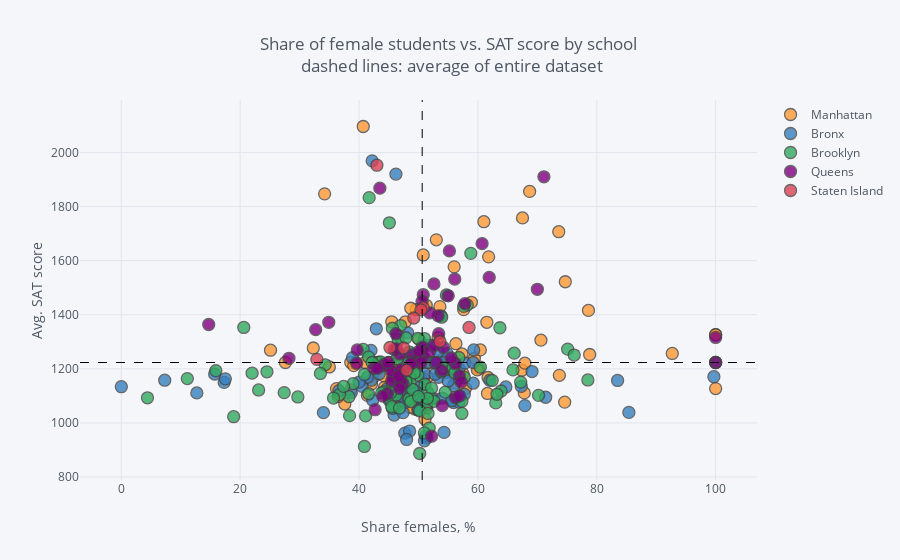

The code cell stored with this chart in its notebook:
### Markdown cell above
Schools exhibit higher SAT-scores when the share of females is higher, but the correlation is pretty weak (~ 0.1).<br>  It is generally necessary to plot only n-1 dummies of a categorical variable. In this case where gender has two possible values - thus female will always be symmetrical to male and the other way around.

### Code cell
with warnings.catch_warnings(): # to catch FutureWarning about np.module being used in pandas
    warnings.filterwarnings("ignore",category=FutureWarning)
    combined.iplot(
        x='female_per',
        y='sat_score',
        categories='boro',
        text="SCHOOL NAME",
        vline= {"x":combined["female_per"].mean(),
                "color":"#000000",
                "dash": "dash"
               },
        hline={"y":combined["sat_score"].mean(),
               "color":"#000000",
               "dash": "dash"
              },
        xTitle='Share females, %',
        yTitle='Avg. SAT score',
        title='Share of female students vs. SAT score by school <br> dashed lines: average of entire dataset'
    )
print("Recommendation: choose option to 'show closest data point on hover' in top right corner")

### Figure 1 — Plotly figure (JSON) as saved in the notebook; plotly's stock layout.template omitted (floating-point values rounded to 4 significant figures)
{"data": [{"marker": {"color": "rgba(255, 153, 51, 1.0)", "line": {"width": 1.3}, "opacity": 0.8, "size": 12, "symbol": "circle"}, "mode": "markers", "name": "Manhattan", "text": ["HENRY STREET SCHOOL FOR INTERNATIONAL STUDIES", "UNIVERSITY NEIGHBORHOOD HIGH SCHOOL", "EAST SIDE COMMUNITY SCHOOL", "MARTA VALLE HIGH SCHOOL", "NEW EXPLORATIONS INTO SCIENCE, TECHNOLOGY AND MATH HIGH SCHOOL", "BARD HIGH SCHOOL EARLY COLLEGE", "47 THE AMERICAN SIGN LANGUAGE AND ENGLISH SECONDARY SCHOOL", "FOOD AND FINANCE HIGH SCHOOL", "ESSEX STREET ACADEMY", "HIGH SCHOOL OF HOSPITALITY MANAGEMENT", "PACE HIGH SCHOOL", "URBAN ASSEMBLY SCHOOL OF DESIGN AND CONSTRUCTION, THE", "FACING HISTORY SCHOOL, THE", "URBAN ASSEMBLY ACADEMY OF GOVERNMENT AND LAW, THE", "LOWER MANHATTAN ARTS ACADEMY", "URBAN ASSEMBLY SCHOOL OF BUSINESS FOR YOUNG WOMEN, THE", "GRAMERCY ARTS HIGH SCHOOL", "NYC ISCHOOL", "MANHATTAN BUSINESS ACADEMY", "BUSINESS OF SPORTS SCHOOL", "THE HIGH SCHOOL FOR LANGUAGE AND DIPLOMACY", "HIGH SCHOOL FOR ENVIRONMENTAL STUDIES", "PROFESSIONAL PERFORMING ARTS HIGH SCHOOL", "BARUCH COLLEGE CAMPUS HIGH SCHOOL", "N.Y.C. LAB SCHOOL FOR COLLABORATIVE STUDIES", "N.Y.C. MUSEUM SCHOOL", "ELEANOR ROOSEVELT HIGH SCHOOL", "MILLENNIUM HIGH SCHOOL", "LANDMARK HIGH SCHOOL", "HIGH SCHOOL FOR HEALTH PROFESSIONS AND HUMAN SERVICES", "LEADERSHIP AND PUBLIC SERVICE HIGH SCHOOL", "MANHATTAN ACADEMY FOR ARTS & LANGUAGE", "HUDSON HIGH SCHOOL OF LEARNING TECHNOLOGIES", "INTERNATIONAL HIGH SCHOOL AT UNION SQUARE", "MANHATTAN VILLAGE ACADEMY", "VANGUARD HIGH SCHOOL", "MANHATTAN INTERNATIONAL HIGH SCHOOL", "STUYVESANT HIGH SCHOOL", "HIGH SCHOOL OF ECONOMICS AND FINANCE", "UNITY CENTER FOR URBAN TECHNOLOGIES", "TALENT UNLIMITED HIGH SCHOOL", "MURRY BERGTRAUM HIGH SCHOOL FOR BUSINESS CAREERS", "JACQUELINE KENNEDY ONASSIS HIGH SCHOOL", "REPERTORY COMPANY HIGH SCHOOL FOR THEATRE ARTS", "MANHATTAN BRIDGES HIGH SCHOOL", "NEW DESIGN HIGH SCHOOL", "HIGH SCHOOL FOR DUAL LANGUAGE AND ASIAN STUDIES", "THE URBAN ASSEMBLY NEW YORK HARBOR SCHOOL", "RICHARD R. GREEN HIGH SCHOOL OF TEACHING", "THE HIGH SCHOOL OF FASHION INDUSTRIES", "HUMANITIES PREPARATORY ACADEMY", "CHELSEA CAREER AND TECHNICAL EDUCATION HIGH SCHOOL", "ART AND DESIGN HIGH SCHOOL", "LIFE SCIENCES SECONDARY SCHOOL", "HIGH SCHOOL FOR ARTS, IMAGINATION AND INQUIRY", "URBAN ASSEMBLY SCHOOL FOR MEDIA STUDIES, THE", "THE URBAN ASSEMBLY SCHOOL FOR GREEN CAREERS", "THE GLOBAL LEARNING COLLABORATIVE", "WADLEIGH SECONDARY SCHOOL FOR THE PERFORMING & VISUAL ARTS", "FRANK MCCOURT HIGH SCHOOL", "BEACON HIGH SCHOOL", "FIORELLO H. LAGUARDIA HIGH SCHOOL OF MUSIC & ART AND PERFORMING ARTS", "HIGH SCHOOL FOR LAW, ADVOCACY AND COMMUNITY JUSTICE", "HIGH SCHOOL OF ARTS AND TECHNOLOGY", "MANHATTAN / HUNTER SCIENCE HIGH SCHOOL", "FREDERICK DOUGLASS ACADEMY II SECONDARY SCHOOL", "COALITION SCHOOL FOR SOCIAL CHANGE", "MANHATTAN CENTER FOR SCIENCE AND MATHEMATICS", "PARK EAST HIGH SCHOOL", "CENTRAL PARK EAST HIGH SCHOOL", "YOUNG WOMEN'S LEADERSHIP SCHOOL", "YOUNG WOMEN'S LEADERSHIP SCHOOL", "HERITAGE SCHOOL, THE", "MOTT HALL HIGH SCHOOL", "COLUMBIA SECONDARY SCHOOL FOR MATH, SCIENCE, AND ENGINEERING", "ACADEMY FOR SOCIAL ACTION: A COLLEGE BOARD SCHOOL", "URBAN ASSEMBLY SCHOOL FOR THE PERFORMING ARTS", "FREDERICK DOUGLASS ACADEMY", "THURGOOD MARSHALL ACADEMY FOR LEARNING AND SOCIAL CHANGE", "HIGH SCHOOL FOR MATHEMATICS, SCIENCE AND ENGINEERING AT CITY COLLEGE", "CITY COLLEGE ACADEMY OF THE ARTS", "COMMUNITY HEALTH ACADEMY OF THE HEIGHTS", "WASHINGTON HEIGHTS EXPEDITIONARY LEARNING SCHOOL", "HIGH SCHOOL FOR EXCELLENCE AND INNOVATION", "HIGH SCHOOL FOR INTERNATIONAL BUSINESS AND FINANCE", "HIGH SCHOOL FOR MEDIA AND COMMUNICATIONS", "HIGH SCHOOL FOR LAW AND PUBLIC SERVICE", "HIGH SCHOOL FOR HEALTH CAREERS AND SCIENCES", "A. PHILIP RANDOLPH CAMPUS HIGH SCHOOL", "GREGORIO LUPERON HIGH SCHOOL FOR SCIENCE AND MATHEMATICS"], "textfont": {"color": "#4D5663"}, "type": "scatter", "x": [38.6, 42.6, 45.3, 53.7, 50.8, 68.7, 57.5, 55, 46.6, 67.8, 56.3, 25.1, 49.4, 56.1, 60.1, 100, 73.7, 51.3, 41, 27.6, 52, 49.6, 74.7, 56, 53, 57.6, 67.5, 61.8, 51.5, 70.6, 53.9, 45.1, 39.4, 38.6, 61.5, 53.8, 55.7, 40.7, 45.5, 37.6, 78.6, 50.9, 59.4, 78.8, 48.6, 61.7, 48.7, 39.1, 67.4, 92.7, 57.3, 35, 53.3, 48.4, 44.3, 42.1, 43.1, 48.6, 61.6, 53.4, 61, 73.6, 59.9, 32.3, 58.9, 45.8, 55.6, 53.6, 57.9, 67.9, 100, 100, 51.4, 46.5, 50.4, 51.3, 74.6, 47.8, 55.9, 34.2, 60.4, 47.7, 44.2, 47.2, 36.2, 36.5, 41.4, 47.3, 50.1, 51.1], "y": [1122, 1172, 1149, 1207, 1621, 1856, 1182, 1194, 1156, 1111, 1293, 1269, 1051, 1148, 1200, 1127, 1176, 1435, 1223.0, 1223.0, 1223.0, 1419, 1522, 1577, 1677, 1419, 1758, 1614, 1170, 1306, 1233, 1223.0, 1223.0, 1223.0, 1372, 1199, 1227, 2096, 1374, 1070, 1416, 1240, 1239, 1253, 1058, 1168, 1424, 1212, 1195, 1257, 1255, 1207, 1315, 1236, 1132, 1144, 1223.0, 1223.0, 1109, 1223.0, 1744, 1707, 1196, 1277, 1446, 1096, 1084, 1430, 1128, 1221, 1326, 1326, 1054, 1210, 1223.0, 1062, 1077, 1374, 1202, 1847, 1270, 1105, 1174, 1223.0, 1127, 1098, 1102, 1224, 1309, 1014]}, {"marker": {"color": "rgba(55, 128, 191, 1.0)", "line": {"width": 1.3}, "opacity": 0.8, "size": 12, "symbol": "circle"}, "mode": "markers", "name": "Bronx", "text": ["SOUTH BRONX PREPARATORY: A COLLEGE BOARD SCHOOL", "INTERNATIONAL COMMUNITY HIGH SCHOOL", "COMMUNITY SCHOOL FOR SOCIAL JUSTICE", "MOTT HAVEN VILLAGE PREPARATORY HIGH SCHOOL", "UNIVERSITY HEIGHTS SECONDARY SCHOOL", "HOSTOSsLINCOLN ACADEMY OF SCIENCE", "FOREIGN LANGUAGE ACADEMY OF GLOBAL STUDIES", "BRONX LEADERSHIP ACADEMY II HIGH SCHOOL", "NEW EXPLORERS HIGH SCHOOL", "URBAN ASSEMBLY SCHOOL FOR CAREERS IN SPORTS", "BRONX ACADEMY OF LETTERS", "ALFRED E. SMITH CAREER AND TECHNICAL EDUCATION HIGH SCHOOL", "HEALTH OPPORTUNITIES HIGH SCHOOL", "BRONX STUDIO SCHOOL FOR WRITERS AND ARTISTS", "WOMEN'S ACADEMY OF EXCELLENCE", "RENAISSANCE HIGH SCHOOL FOR MUSICAL THEATER & TECHNOLOGY", "PABLO NERUDA ACADEMY FOR ARCHITECTURE AND WORLD STUDIES", "MILLENNIUM ART ACADEMY", "HOLCOMBE L. RUCKER SCHOOL OF COMMUNITY RESEARCH", "ANTONIA PANTOJA PREPARATORY ACADEMY, A COLLEGE BOARD SCHOOL", "HERBERT H. LEHMAN HIGH SCHOOL", "BRONX BRIDGES HIGH SCHOOL", "FELISA RINCON DE GAUTIER INSTITUTE FOR LAW AND PUBLIC POLICY, THE", "BANANA KELLY HIGH SCHOOL", "BRONX EXPEDITIONARY LEARNING HIGH SCHOOL", "EAGLE ACADEMY FOR YOUNG MEN", "URBAN ASSEMBLY SCHOOL FOR APPLIED MATH AND SCIENCE, THE", "EXIMIUS COLLEGE PREPARATORY ACADEMY: A COLLEGE BOARD SCHOOL", "MOTT HALL BRONX HIGH SCHOOL", "BRONX CENTER FOR SCIENCE AND MATHEMATICS", "VALIDUS PREPARATORY ACADEMY: AN EXPEDITIONARY LEARNING SCHOOL", "LEADERSHIP INSTITUTE", "MORRIS ACADEMY FOR COLLABORATIVE STUDIES", "BRONX EARLY COLLEGE ACADEMY FOR TEACHING & LEARNING", "DREAMYARD PREPARATORY SCHOOL", "ACADEMY FOR LANGUAGE AND TECHNOLOGY", "BRONX INTERNATIONAL HIGH SCHOOL", "SCHOOL FOR EXCELLENCE", "BRONX HIGH SCHOOL OF BUSINESS", "BRONX HIGH SCHOOL FOR MEDICAL SCIENCE", "BRONX SCHOOL FOR LAW, GOVERNMENT AND JUSTICE", "FREDERICK DOUGLASS ACADEMY III SECONDARY SCHOOL", "BRONX LEADERSHIP ACADEMY HIGH SCHOOL", "HIGH SCHOOL FOR VIOLIN AND DANCE", "RIVERDALE / KINGSBRIDGE ACADEMY (MIDDLE SCHOOL / HIGH SCHOOL 141)", "BRONX ENGINEERING AND TECHNOLOGY ACADEMY", "THEATRE ARTS PRODUCTION COMPANY SCHOOL", "THE MARIE CURIE SCHOOL FOR MEDICINE, NURSING, AND HEALTH PROFESSIONS", "WEST BRONX ACADEMY FOR THE FUTURE", "KINGSBRIDGE INTERNATIONAL HIGH SCHOOL", "BRONX SCHOOL OF LAW AND FINANCE", "INTERNATIONAL SCHOOL FOR LIBERAL ARTS", "INsTECH ACADEMY (M.S. / HIGH SCHOOL 368)", "KNOWLEDGE AND POWER PREPARATORY ACADEMY INTERNATIONAL HIGH SCHOOL (KAPPA)", "HIGH SCHOOL FOR TEACHING AND THE PROFESSIONS", "BELMONT PREPARATORY HIGH SCHOOL", "FORDHAM HIGH SCHOOL FOR THE ARTS", "FORDHAM LEADERSHIP ACADEMY FOR BUSINESS AND TECHNOLOGY", "BRONX HIGH SCHOOL FOR LAW AND COMMUNITY SERVICE", "DEWITT CLINTON HIGH SCHOOL", "CELIA CRUZ BRONX HIGH SCHOOL OF MUSIC, THE", "BRONX HIGH SCHOOL OF SCIENCE", "MARBLE HILL HIGH SCHOOL FOR INTERNATIONAL STUDIES", "BRONX THEATRE HIGH SCHOOL", "DISCOVERY HIGH SCHOOL", "HIGH SCHOOL OF AMERICAN STUDIES AT LEHMAN COLLEGE", "BRONX HEALTH SCIENCES HIGH SCHOOL", "BRONX HIGH SCHOOL FOR WRITING AND COMMUNICATION ARTS", "BRONX LAB SCHOOL", "ACADEMY FOR SCHOLARSHIP AND ENTREPRENEURSHIP: A COLLEGE BOARD SCHOOL", "HIGH SCHOOL OF COMPUTERS AND TECHNOLOGY", "COLLEGIATE INSTITUTE FOR MATH AND SCIENCE", "BRONX ACADEMY OF HEALTH CAREERS", "ASTOR COLLEGIATE ACADEMY", "BRONX HIGH SCHOOL FOR THE VISUAL ARTS", "HARRY S TRUMAN HIGH SCHOOL", "NEW WORLD HIGH SCHOOL", "THE BRONXWOOD PREPARATORY ACADEMY", "PELHAM PREPARATORY ACADEMY", "HIGH SCHOOL FOR CONTEMPORARY ARTS", "BRONX AEROSPACE HIGH SCHOOL", "METROPOLITAN HIGH SCHOOL, THE", "EXPLORATIONS ACADEMY", "BRONX LATIN", "EAST BRONX ACADEMY FOR THE FUTURE", "PEACE AND DIVERSITY ACADEMY", "PAN AMERICAN INTERNATIONAL HIGH SCHOOL AT MONROE", "THE CINEMA SCHOOL", "BRONX CAREER AND COLLEGE PREPARATORY HIGH SCHOOL", "HIGH SCHOOL OF WORLD CULTURES", "FANNIE LOU HAMER FREEDOM HIGH SCHOOL", "WINGS ACADEMY", "MONROE ACADEMY FOR VISUAL ARTS & DESIGN"], "textfont": {"color": "#4D5663"}, "type": "scatter", "x": [52.6, 51.4, 50.8, 49.9, 56.8, 54.8, 54.7, 46, 42.3, 15.7, 55.5, 7.3, 71.4, 56, 99.7, 62, 34, 50.8, 50.8, 53, 38.9, 47.7, 57, 50.1, 49.9, 0, 50.7, 53.4, 54, 53.8, 55.9, 47.8, 46.2, 51.5, 55.9, 51.2, 54.3, 47.7, 45.1, 57.8, 54.1, 48.5, 56.7, 85.4, 48.2, 17.3, 69.1, 83.5, 42.1, 47.7, 43.4, 51, 51.1, 52.8, 57.7, 52.8, 56.8, 36.6, 55.6, 48.9, 59.3, 42.2, 53.3, 67.9, 47.6, 46.2, 64.7, 59.2, 40.5, 48, 12.7, 42.9, 67.3, 41.4, 42, 40, 50, 38.7, 51.9, 44.7, 17.5, 46, 49.2, 50.2, 47, 55, 48.5, 59.2, 55.7, 48, 45.9, 46.3, 47.4], "y": [1090, 945, 1077, 1097, 1201, 1257, 1186, 1103, 1084, 1181, 1201, 1158, 1095, 1223.0, 1171, 1158, 1038, 1164, 1084, 1223.0, 1241, 1223.0, 1099, 1131, 1049, 1134, 1290, 1169, 1092, 1396, 1075, 1081, 1148, 1223.0, 1138, 951, 965, 1074, 1083, 1221, 1224, 1121, 1166, 1039, 1333, 1150, 1190, 1157, 1158, 962, 1182, 934, 1181, 1180, 1106, 1222, 1077, 1119, 1082, 1255, 1270, 1969, 1263, 1064, 1115, 1920, 1133, 1147, 1135, 1141, 1111, 1348, 1135, 1169, 1268, 1151, 1048, 1112, 1288, 1126, 1163, 1055, 1122, 1251, 1102, 1155, 970, 1223.0, 1223.0, 939, 1029, 1114, 1038]}, {"marker": {"color": "rgba(50, 171, 96, 1.0)", "line": {"width": 1.3}, "opacity": 0.8, "size": 12, "symbol": "circle"}, "mode": "markers", "name": "Brooklyn", "text": ["DR. SUSAN S. MCKINNEY SECONDARY SCHOOL OF THE ARTS", "URBAN ASSEMBLY HIGH SCHOOL OF MUSIC AND ART", "BROOKLYN COMMUNITY HIGH SCHOOL OF COMMUNICATION, ARTS AND MEDIA", "SCIENCE SKILLS CENTER HIGH SCHOOL FOR SCIENCE, TECHNOLOGY AND THE CREATIVE ARTS", "BROOKLYN TECHNICAL HIGH SCHOOL", "BROOKLYN INTERNATIONAL HIGH SCHOOL", "THE URBAN ASSEMBLY SCHOOL FOR LAW AND JUSTICE", "ACORN COMMUNITY HIGH SCHOOL", "URBAN ASSEMBLY INSTITUTE OF MATH AND SCIENCE FOR YOUNG WOMEN", "BEDFORD ACADEMY HIGH SCHOOL", "GEORGE WESTINGHOUSE CAREER AND TECHNICAL EDUCATION HIGH SCHOOL", "BENJAMIN BANNEKER ACADEMY", "CITY POLYTECHNIC HIGH SCHOOL OF ENGINEERING, ARCHITECTURE, AND TECHNOLOGY", "JUAN MOREL CAMPOS SECONDARY SCHOOL", "FOUNDATIONS ACADEMY", "BROOKLYN LATIN SCHOOL, THE", "GREEN SCHOOL: AN ACADEMY FOR ENVIRONMENTAL CAREERS", "PROGRESS HIGH SCHOOL FOR PROFESSIONAL CAREERS", "SCHOOL FOR LEGAL STUDIES", "THE HIGH SCHOOL FOR ENTERPRISE, BUSINESS AND TECHNOLOGY", "BROOKLYN PREPARATORY HIGH SCHOOL", "WILLIAMSBURG HIGH SCHOOL FOR ARCHITECTURE AND DESIGN", "WILLIAMSBURG PREPARATORY SCHOOL", "LYONS COMMUNITY SCHOOL", "AUTOMOTIVE HIGH SCHOOL", "FRANCES PERKINS ACADEMY", "EL PUENTE ACADEMY FOR PEACE AND JUSTICE", "BROOKLYN SCHOOL FOR GLOBAL STUDIES", "BROOKLYN SECONDARY SCHOOL FOR COLLABORATIVE STUDIES", "SECONDARY SCHOOL FOR LAW", "SECONDARY SCHOOL FOR JOURNALISM", "PARK SLOPE COLLEGIATE", "SCHOOL FOR INTERNATIONAL STUDIES", "COBBLE HILL SCHOOL OF AMERICAN STUDIES", "BROOKLYN HIGH SCHOOL OF THE ARTS", "SUNSET PARK HIGH SCHOOL", "FREDERICK DOUGLASS ACADEMY IV SECONDARY SCHOOL", "BOYS AND GIRLS HIGH SCHOOL", "BROOKLYN HIGH SCHOOL FOR LAW AND TECHNOLOGY", "THE BROOKLYN ACADEMY OF GLOBAL FINANCE", "ACADEMY FOR COLLEGE PREPARATION AND CAREER EXPLORATION: A COLLEGE BOARD SCHOOL", "ACADEMY OF HOSPITALITY AND TOURISM", "INTERNATIONAL HIGH SCHOOL AT PROSPECT HEIGHTS", "THE HIGH SCHOOL FOR GLOBAL CITIZENSHIP", "SCHOOL FOR HUMAN RIGHTS, THE", "SCHOOL FOR DEMOCRACY AND LEADERSHIP", "HIGH SCHOOL FOR YOUTH AND COMMUNITY DEVELOPMENT AT ERASMUS", "HIGH SCHOOL FOR SERVICE & LEARNING AT ERASMUS", "SCIENCE, TECHNOLOGY AND RESEARCH EARLY COLLEGE HIGH SCHOOL AT ERASMUS", "HIGH SCHOOL FOR PUBLIC SERVICE: HEROES OF TOMORROW", "BROOKLYN ACADEMY OF SCIENCE AND THE ENVIRONMENT", "BROOKLYN SCHOOL FOR MUSIC & THEATRE", "MEDGAR EVERS COLLEGE PREPARATORY SCHOOL", "CLARA BARTON HIGH SCHOOL", "IT TAKES A VILLAGE ACADEMY", "BROOKLYN GENERATION SCHOOL", "BROOKLYN THEATRE ARTS HIGH SCHOOL", "KURT HAHN EXPEDITIONARY LEARNING SCHOOL", "VICTORY COLLEGIATE HIGH SCHOOL", "ARTS & MEDIA PREPARATORY ACADEMY", "HIGH SCHOOL FOR INNOVATION IN ADVERTISING AND MEDIA", "CULTURAL ACADEMY FOR THE ARTS AND SCIENCES", "HIGH SCHOOL FOR MEDICAL PROFESSIONS", "ACADEMY FOR CONSERVATION AND THE ENVIRONMENT", "URBAN ACTION ACADEMY", "EAST NEW YORK FAMILY ACADEMY", "FDNY HIGH SCHOOL FOR FIRE AND LIFE SAFETY", "HIGH SCHOOL FOR CIVIL RIGHTS", "PERFORMING ARTS AND TECHNOLOGY HIGH SCHOOL", "WORLD ACADEMY FOR TOTAL COMMUNITY HEALTH HIGH SCHOOL", "MULTICULTURAL HIGH SCHOOL", "TRANSIT TECH CAREER AND TECHNICAL EDUCATION HIGH SCHOOL", "ACADEMY OF INNOVATIVE TECHNOLOGY", "BROOKLYN LAB SCHOOL", "CYPRESS HILLS COLLEGIATE PREPARATORY SCHOOL", "W. H. MAXWELL CAREER AND TECHNICAL EDUCATION HIGH SCHOOL", "THE SCHOOL FOR CLASSICS: AN ACADEMY OF THINKERS, WRITERS AND PERFORMERS", "NEW UTRECHT HIGH SCHOOL", "HIGH SCHOOL OF TELECOMMUNICATION ARTS AND TECHNOLOGY", "FORT HAMILTON HIGH SCHOOL", "FRANKLIN DELANO ROOSEVELT HIGH SCHOOL", "THE URBAN ASSEMBLY SCHOOL FOR CRIMINAL JUSTICE", "INTERNATIONAL HIGH SCHOOL AT LAFAYETTE", "RACHEL CARSON HIGH SCHOOL FOR COASTAL STUDIES", "HIGH SCHOOL OF SPORTS MANAGEMENT", "ABRAHAM LINCOLN HIGH SCHOOL", "KINGSBOROUGH EARLY COLLEGE SCHOOL", "EDWARD R. MURROW HIGH SCHOOL", "JOHN DEWEY HIGH SCHOOL", "LIFE ACADEMY HIGH SCHOOL FOR FILM AND MUSIC", "EXPEDITIONARY LEARNING SCHOOL FOR COMMUNITY LEADERS", "WILLIAM E. GRADY CAREER AND TECHNICAL EDUCATION HIGH SCHOOL", "BROOKLYN STUDIO SECONDARY SCHOOL", "MIDWOOD HIGH SCHOOL", "JAMES MADISON HIGH SCHOOL", "LEON M. GOLDSTEIN HIGH SCHOOL FOR THE SCIENCES", "BROOKLYN COLLEGE ACADEMY", "BROOKLYN COLLEGIATE: A COLLEGE BOARD SCHOOL", "FREDERICK DOUGLASS ACADEMY VII HIGH SCHOOL", "TEACHERS PREPARATORY HIGH SCHOOL", "ACADEMY FOR ENVIRONMENTAL LEADERSHIP", "EBC HIGH SCHOOL FOR PUBLIC SERVICE–BUSHWICK", "BUSHWICK SCHOOL FOR SOCIAL JUSTICE", "ACADEMY OF URBAN PLANNING", "ALL CITY LEADERSHIP SECONDARY SCHOOL", "BUSHWICK LEADERS HIGH SCHOOL FOR ACADEMIC EXCELLENCE"], "textfont": {"color": "#4D5663"}, "type": "scatter", "x": [63, 57.3, 54.5, 43.9, 41.7, 51.8, 60.4, 44.2, 100, 51, 24.5, 53.9, 20.6, 45.3, 43.3, 45.1, 53.8, 51.5, 54.2, 34.3, 52.2, 27.4, 49, 46.3, 4.4, 23.1, 57.3, 43.8, 40.9, 55.8, 57.7, 47.2, 49.2, 56.1, 66.1, 49.3, 51.3, 38.3, 48.4, 48.4, 46.2, 50.2, 40.9, 49.9, 48.4, 48, 38.4, 36.7, 47, 75.1, 45.6, 67.2, 58.2, 76.2, 51, 39, 63.9, 35.7, 51.1, 52.6, 33.5, 48.5, 78.5, 45.3, 37.4, 56.8, 18.9, 45.6, 48.6, 63.2, 50.2, 15.9, 29.7, 41.6, 52.2, 70.2, 62.4, 40.7, 46.5, 46.6, 41.6, 100, 41.1, 46.4, 11.1, 43.6, 42.2, 57.6, 48.5, 49, 48.7, 22, 49.9, 54.7, 45.6, 58.8, 63.7, 49.3, 51.5, 65.9, 50, 47.9, 51.6, 45.5, 47.9, 46.8], "y": [1074, 1080, 1114, 1211, 1833, 981, 1206, 1116, 1223.0, 1312, 1189, 1391, 1353, 1085, 1223.0, 1740, 1189, 1114, 1204, 1215, 1090, 1112, 1187, 1103, 1093, 1122, 1035, 1111, 1179, 1203, 1169, 1175, 1212, 1185, 1258, 1223.0, 1068, 1097, 1092, 1223.0, 1139, 1045, 913, 1176, 1088, 1153, 1027, 1105, 1360, 1273, 1143, 1151, 1436, 1251, 963, 1145, 1118, 1092, 1143, 1080, 1183, 1169, 1159, 1111, 1135, 1242, 1023, 1054, 1149, 1106, 887, 1193, 1096, 1108, 1129, 1102, 1157, 1272, 1323, 1306, 1244, 1223.0, 1026, 1237, 1164, 1226, 1223.0, 1431, 1262, 1124, 1079, 1184, 1313, 1473, 1350, 1627, 1352, 1185, 1091, 1196, 1098, 1154, 1035, 1060, 1315, 1055]}, {"marker": {"color": "rgba(128, 0, 128, 1.0)", "line": {"width": 1.3}, "opacity": 0.8, "size": 12, "symbol": "circle"}, "mode": "markers", "name": "Queens", "text": ["ACADEMY OF FINANCE AND ENTERPRISE", "HIGH SCHOOL OF APPLIED COMMUNICATION", "CIVIC LEADERSHIP ACADEMY", "PAN AMERICAN INTERNATIONAL HIGH SCHOOL", "BARD HIGH SCHOOL EARLY COLLEGE II", "NEWTOWN HIGH SCHOOL", "GROVER CLEVELAND HIGH SCHOOL", "MIDDLE COLLEGE HIGH SCHOOL AT LAGUARDIA COMMUNITY COLLEGE", "INTERNATIONAL HIGH SCHOOL AT LAGUARDIA COMMUNITY COLLEGE", "HIGH SCHOOL FOR ARTS AND BUSINESS", "ROBERT F. WAGNER, JR. SECONDARY SCHOOL FOR ARTS AND TECHNOLOGY", "QUEENS VOCATIONAL AND TECHNICAL HIGH SCHOOL", "AVIATION CAREER & TECHNICAL EDUCATION HIGH SCHOOL", "QUEENS SCHOOL OF INQUIRY, THE", "FLUSHING INTERNATIONAL HIGH SCHOOL", "EASTsWEST SCHOOL OF INTERNATIONAL STUDIES", "WORLD JOURNALISM PREPARATORY: A COLLEGE BOARD SCHOOL", "JOHN BOWNE HIGH SCHOOL", "FLUSHING HIGH SCHOOL", "TOWNSEND HARRIS HIGH SCHOOL", "ROBERT F. KENNEDY COMMUNITY HIGH SCHOOL", "BENJAMIN N. CARDOZO HIGH SCHOOL", "FRANCIS LEWIS HIGH SCHOOL", "MARTIN VAN BUREN HIGH SCHOOL", "BAYSIDE HIGH SCHOOL", "QUEENS HIGH SCHOOL OF TEACHING, LIBERAL ARTS AND THE SCIENCES", "FREDERICK DOUGLASS ACADEMY VI HIGH SCHOOL", "CHANNEL VIEW SCHOOL FOR RESEARCH", "QUEENS HIGH SCHOOL FOR INFORMATION, RESEARCH, AND TECHNOLOGY", "ROBERT H. GODDARD HIGH SCHOOL OF COMMUNICATION ARTS AND TECHNOLOGY", "ACADEMY OF MEDICAL TECHNOLOGY: A COLLEGE BOARD SCHOOL", "SCHOLARS' ACADEMY", "AUGUST MARTIN HIGH SCHOOL", "RICHMOND HILL HIGH SCHOOL", "JOHN ADAMS HIGH SCHOOL", "HIGH SCHOOL FOR CONSTRUCTION TRADES, ENGINEERING AND ARCHITECTURE", "YORK EARLY COLLEGE ACADEMY", "QUEENS COLLEGIATE: A COLLEGE BOARD SCHOOL", "HILLSIDE ARTS & LETTERS ACADEMY", "FOREST HILLS HIGH SCHOOL", "HILLCREST HIGH SCHOOL", "THOMAS A. EDISON CAREER AND TECHNICAL EDUCATION HIGH SCHOOL", "QUEENS GATEWAY TO HEALTH SCIENCES SECONDARY SCHOOL", "QUEENS METROPOLITAN HIGH SCHOOL", "QUEENS HIGH SCHOOL FOR THE SCIENCES AT YORK COLLEGE", "HIGH SCHOOL FOR LAW ENFORCEMENT AND PUBLIC SAFETY", "YOUNG WOMEN'S LEADERSHIP SCHOOL, QUEENS", "QUEENS PREPARATORY ACADEMY", "PATHWAYS COLLEGE PREPARATORY SCHOOL: A COLLEGE BOARD SCHOOL", "EXCELSIOR PREPARATORY HIGH SCHOOL", "GEORGE WASHINGTON CARVER HIGH SCHOOL FOR THE SCIENCES", "PREPARATORY ACADEMY FOR WRITERS: A COLLEGE BOARD SCHOOL", "CAMBRIA HEIGHTS ACADEMY", "MATHEMATICS, SCIENCE RESEARCH AND TECHNOLOGY MAGNET HIGH SCHOOL", "HUMANITIES & ARTS MAGNET HIGH SCHOOL", "YOUNG WOMEN'S LEADERSHIP SCHOOL, ASTORIA", "ACADEMY FOR CAREERS IN TELEVISION AND FILM", "WILLIAM CULLEN BRYANT HIGH SCHOOL", "LONG ISLAND CITY HIGH SCHOOL", "FRANK SINATRA SCHOOL OF THE ARTS HIGH SCHOOL", "INFORMATION TECHNOLOGY HIGH SCHOOL", "NEWCOMERS HIGH SCHOOL", "ACADEMY OF AMERICAN STUDIES", "BACCALAUREATE SCHOOL FOR GLOBAL EDUCATION"], "textfont": {"color": "#4D5663"}, "type": "scatter", "x": [50.7, 56.2, 55.5, 52.2, 60.7, 42.5, 45, 47.1, 54, 56.9, 53.4, 39.7, 14.7, 53.3, 42.7, 45.9, 57.8, 50.8, 44.2, 71.1, 46.2, 52.6, 50.8, 45.7, 50.6, 54.2, 47.4, 48.9, 45.5, 51.9, 56.2, 56.1, 44.8, 47, 45.5, 32.7, 48.9, 50.1, 53, 51.9, 53.9, 34.9, 61.9, 50.4, 43.5, 47, 100, 44, 46.7, 43.1, 52.7, 56.9, 44.9, 39.6, 57.2, 100, 46.8, 46.3, 48.7, 70, 28.2, 46.8, 55, 55.2], "y": [1280, 1219, 1240, 951, 1663, 1203, 1211, 1177, 1064, 1174, 1330, 1270, 1364, 1396, 1049, 1271, 1441, 1243, 1216, 1910, 1330, 1514, 1474, 1172, 1449, 1279, 1145, 1252, 1156, 1265, 1094, 1532, 1108, 1154, 1192, 1345, 1223.0, 1265, 1223.0, 1407, 1194, 1372, 1538, 1223.0, 1868, 1196, 1316, 1099, 1173, 1202, 1287, 1100, 1223.0, 1220, 1151, 1223.0, 1255, 1275, 1218, 1494, 1239, 1127, 1470, 1636]}, {"marker": {"color": "rgba(219, 64, 82, 1.0)", "line": {"width": 1.3}, "opacity": 0.8, "size": 12, "symbol": "circle"}, "mode": "markers", "name": "Staten Island", "text": ["CSI HIGH SCHOOL FOR INTERNATIONAL STUDIES", "GAYNOR MCCOWN EXPEDITIONARY LEARNING SCHOOL", "THE MICHAEL J. PETRIDES SCHOOL", "NEW DORP HIGH SCHOOL", "PORT RICHMOND HIGH SCHOOL", "CURTIS HIGH SCHOOL", "TOTTENVILLE HIGH SCHOOL", "SUSAN E. WAGNER HIGH SCHOOL", "RALPH R. MCKEE CAREER AND TECHNICAL EDUCATION HIGH SCHOOL", "STATEN ISLAND TECHNICAL HIGH SCHOOL"], "textfont": {"color": "#4D5663"}, "type": "scatter", "x": [58.5, 48, 50.8, 47.5, 45.2, 53.6, 50.4, 49.2, 32.9, 43], "y": [1353, 1195, 1426, 1277, 1279, 1301, 1418, 1388, 1235, 1953]}], "layout": {"legend": {"bgcolor": "#F5F6F9", "font": {"color": "#4D5663"}}, "paper_bgcolor": "#F5F6F9", "plot_bgcolor": "#F5F6F9", "shapes": [{"line": {"color": "#000000", "dash": "dash", "width": 1}, "type": "line", "x0": 0, "x1": 1, "xref": "paper", "y0": 1223.0, "y1": 1223.0, "yref": "y"}, {"line": {"color": "#000000", "dash": "dash", "width": 1}, "type": "line", "x0": 50.62, "x1": 50.62, "xref": "x", "y0": 0, "y1": 1, "yref": "paper"}], "title": "Share of female students vs. SAT score by school <br> dashed lines: average of entire dataset", "titlefont": {"color": "#4D5663"}, "xaxis": {"gridcolor": "#E1E5ED", "showgrid": true, "tickfont": {"color": "#4D5663"}, "title": "Share females, %", "titlefont": {"color": "#4D5663"}, "zerolinecolor": "#E1E5ED"}, "yaxis": {"gridcolor": "#E1E5ED", "showgrid": true, "tickfont": {"color": "#4D5663"}, "title": "Avg. SAT score", "titlefont": {"color": "#4D5663"}, "zerolinecolor": "#E1E5ED"}}}
